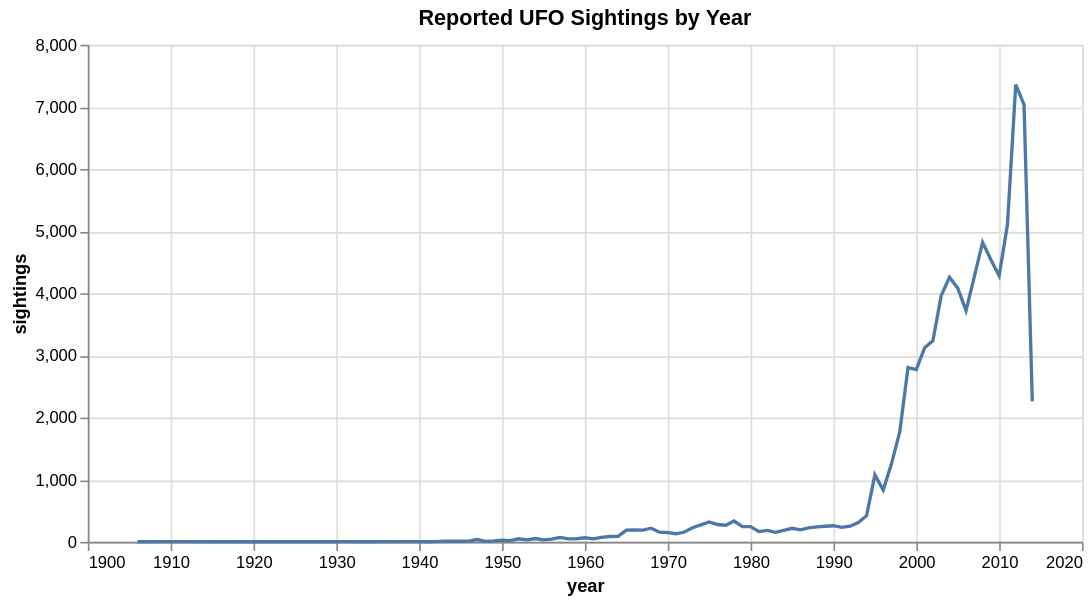

Notebook cell for this chart:
### Code cell
year_counts = df.groupby("year").size().reset_index(name="sightings")

chart1 = alt.Chart(year_counts).mark_line().encode(
    x=alt.X("year:Q", axis=alt.Axis(format="d")),
    y="sightings:Q"
).properties(width=600, title="Reported UFO Sightings by Year")

chart1

### Figure 1 — Vega-Lite specification as saved in the notebook (floating-point values rounded to 4 significant figures)
{"config": {"view": {"continuousWidth": 300, "continuousHeight": 300}}, "data": {"name": "data-a9530c8577db00c7c778c0c4a281a1bd"}, "mark": {"type": "line"}, "encoding": {"x": {"axis": {"format": "d"}, "field": "year", "type": "quantitative"}, "y": {"field": "sightings", "type": "quantitative"}}, "title": "Reported UFO Sightings by Year", "width": 600, "$schema": "https://vega.github.io/schema/vega-lite/v5.20.1.json", "datasets": {"data-a9530c8577db00c7c778c0c4a281a1bd": [{"year": 1906, "sightings": 1}, {"year": 1910, "sightings": 2}, {"year": 1916, "sightings": 1}, {"year": 1920, "sightings": 1}, {"year": 1925, "sightings": 1}, {"year": 1929, "sightings": 1}, {"year": 1930, "sightings": 1}, {"year": 1931, "sightings": 2}, {"year": 1933, "sightings": 1}, {"year": 1934, "sightings": 1}, {"year": 1936, "sightings": 2}, {"year": 1937, "sightings": 2}, {"year": 1939, "sightings": 3}, {"year": 1941, "sightings": 1}, {"year": 1942, "sightings": 2}, {"year": 1943, "sightings": 9}, {"year": 1944, "sightings": 9}, {"year": 1945, "sightings": 9}, {"year": 1946, "sightings": 10}, {"year": 1947, "sightings": 37}, {"year": 1948, "sightings": 8}, {"year": 1949, "sightings": 16}, {"year": 1950, "sightings": 28}, {"year": 1951, "sightings": 20}, {"year": 1952, "sightings": 49}, {"year": 1953, "sightings": 33}, {"year": 1954, "sightings": 53}, {"year": 1955, "sightings": 32}, {"year": 1956, "sightings": 45}, {"year": 1957, "sightings": 72}, {"year": 1958, "sightings": 47}, {"year": 1959, "sightings": 50}, {"year": 1960, "sightings": 66}, {"year": 1961, "sightings": 48}, {"year": 1962, "sightings": 73}, {"year": 1963, "sightings": 86}, {"year": 1964, "sightings": 88}, {"year": 1965, "sightings": 188}, {"year": 1966, "sightings": 193}, {"year": 1967, "sightings": 188}, {"year": 1968, "sightings": 220}, {"year": 1969, "sightings": 155}, {"year": 1970, "sightings": 147}, {"year": 1971, "sightings": 130}, {"year": 1972, "sightings": 158}, {"year": 1973, "sightings": 226}, {"year": 1974, "sightings": 273}, {"year": 1975, "sightings": 319}, {"year": 1976, "sightings": 279}, {"year": 1977, "sightings": 268}, {"year": 1978, "sightings": 335}, {"year": 1979, "sightings": 245}, {"year": 1980, "sightings": 246}, {"year": 1981, "sightings": 164}, {"year": 1982, "sightings": 183}, {"year": 1983, "sightings": 153}, {"year": 1984, "sightings": 186}, {"year": 1985, "sightings": 218}, {"year": 1986, "sightings": 193}, {"year": 1987, "sightings": 223}, {"year": 1988, "sightings": 241}, {"year": 1989, "sightings": 251}, {"year": 1990, "sightings": 259}, {"year": 1991, "sightings": 234}, {"year": 1992, "sightings": 252}, {"year": 1993, "sightings": 309}, {"year": 1994, "sightings": 421}, {"year": 1995, "sightings": 1078}, {"year": 1996, "sightings": 834}, {"year": 1997, "sightings": 1255}, {"year": 1998, "sightings": 1767}, {"year": 1999, "sightings": 2805}, {"year": 2000, "sightings": 2772}, {"year": 2001, "sightings": 3122}, {"year": 2002, "sightings": 3235}, {"year": 2003, "sightings": 3962}, {"year": 2004, "sightings": 4257}, {"year": 2005, "sightings": 4083}, {"year": 2006, "sightings": 3721}, {"year": 2007, "sightings": 4269}, {"year": 2008, "sightings": 4820}, {"year": 2009, "sightings": 4541}, {"year": 2010, "sightings": 4283}, {"year": 2011, "sightings": 5107}, {"year": 2012, "sightings": 7357}, {"year": 2013, "sightings": 7037}, {"year": 2014, "sightings": 2260}]}}
